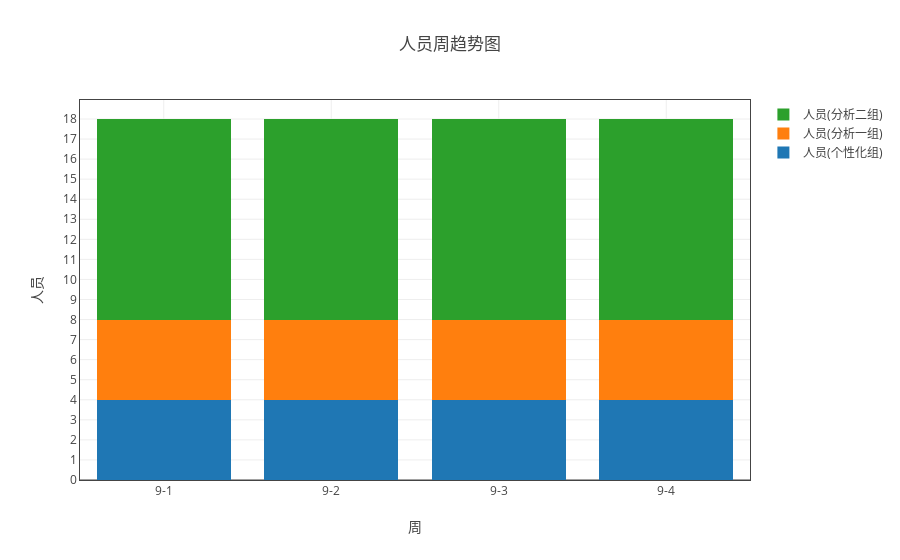

Write notebook code for a chart like this one.
### Markdown cell above
## 各组人员情况

### Code cell
ss = myModule.format(all_df1 ,"日期（格式“月-周次”）" ,['人员'])
ss.add_group('组别')
myModule.myPlot(ss.groupby('count')).plot('stack_bar')

### Figure 1 — Plotly figure (JSON) as saved in the notebook; plotly's stock layout.template omitted (floating-point values rounded to 4 significant figures)
{"data": [{"name": "人员(个性化组)", "type": "bar", "uid": "f00eaae2-d060-11e8-8ddb-a41f72875c19", "x": ["9-1", "9-2", "9-3", "9-4"], "y": [4, 4, 4, 4]}, {"name": "人员(分析一组)", "type": "bar", "uid": "f00eaae3-d060-11e8-8ddb-a41f72875c19", "x": ["9-1", "9-2", "9-3", "9-4"], "y": [4, 4, 4, 4]}, {"name": "人员(分析二组)", "type": "bar", "uid": "f00eaae4-d060-11e8-8ddb-a41f72875c19", "x": ["9-1", "9-2", "9-3", "9-4"], "y": [10, 10, 10, 10]}], "layout": {"barmode": "stack", "title": "人员周趋势图", "xaxis": {"mirror": "all", "nticks": 20, "showgrid": true, "showline": true, "title": "周", "zeroline": true}, "yaxis": {"mirror": "all", "nticks": 20, "showgrid": true, "showline": true, "title": "人员", "zeroline": true}}}
